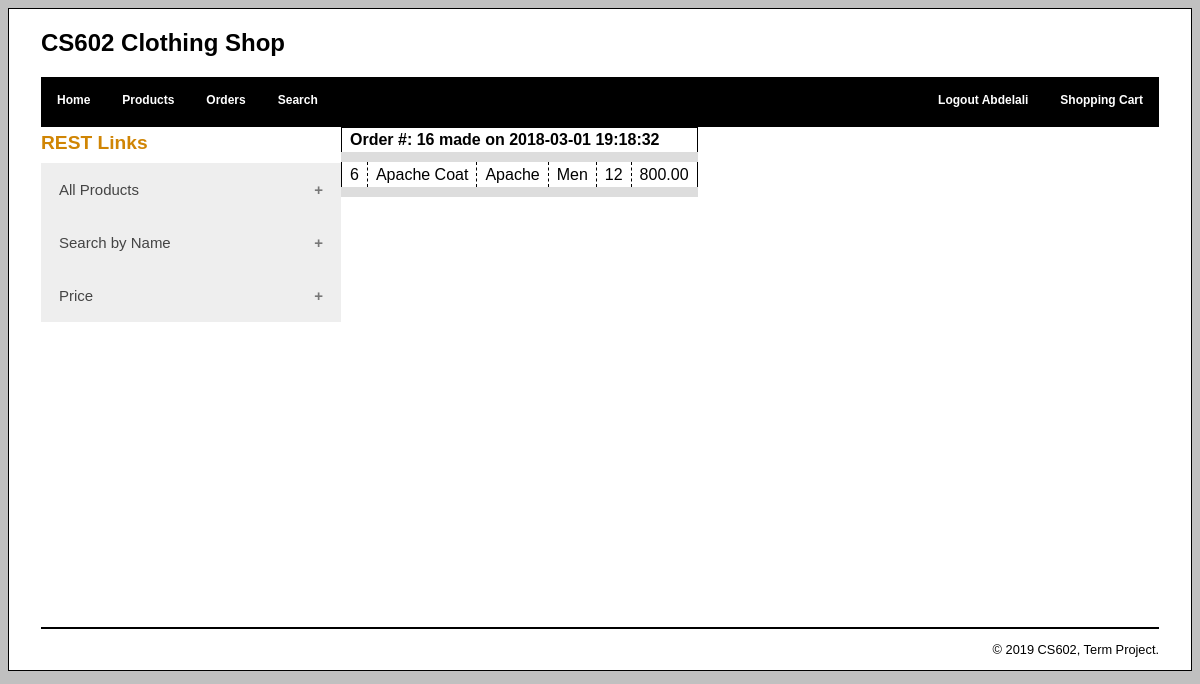
/project/orders.php (signed in), run on the app's committed database.
### tables this page shows
CREATE TABLE `orders` (
  `orderID` int(11) NOT NULL,
  `customerID` int(11) NOT NULL,
  `orderDate` timestamp NOT NULL DEFAULT CURRENT_TIMESTAMP
);

CREATE TABLE `order_items` (
  `orderID` int(11) NOT NULL,
  `ProductID` int(11) NOT NULL,
  `quantity` int(11) NOT NULL,
  `price` decimal(10,2) NOT NULL
);

CREATE TABLE `products` (
  `productID` int(11) NOT NULL,
  `productName` varchar(25) NOT NULL,
  `productDescription` varchar(255) NOT NULL,
  `productCategory` int(11) NOT NULL,
  `productBrand` int(11) NOT NULL,
  `productClothing` int(11) NOT NULL,
  `productQuantity` int(11) NOT NULL,
  `productPrice` decimal(10,2) NOT NULL,
  `productPicture` varchar(50) NOT NULL
);

CREATE TABLE `brands` (
  `brandID` int(11) NOT NULL,
  `brandName` varchar(50) NOT NULL
);

CREATE TABLE `clothing` (
  `clothingID` int(11) NOT NULL,
  `clothingName` varchar(50) NOT NULL
);

### project/orders.php (called while the page is built, shortened)
<?php
include_once('view/header.php');
include_once('view/sidebar.php');
include_once('view/orders_view.php');
include('view/footer.php');
 ?>

### project/model/orders_db.php (called while the page is built, shortened)
<?php
class OrderDB {
public static function getOrders($customerID) {
    $db = Database::getDB();
    try {
    $query = 'SELECT * FROM orders WHERE customerID = :customer_id';
    $statement = $db->prepare($query);
    $statement->bindValue(':customer_id', $customerID);
    $statement->execute();
    $orders = $statement->fetchAll();
    return $orders;
    }
    catch (PDOException $e) {
        $error_message = $e->getMessage();
    }
}
public static function getOrderItems($orderID) {
    $db = Database::getDB();
    try {
    	$query = 'SELECT * FROM order_items o
                  INNER JOIN products p ON o.productID = p.productID
                  INNER JOIN brands b ON p.productBrand = b.brandID
                  INNER JOIN clothing g ON p.productClothing = g.clothingID
                  WHERE  o.orderID = :order_id';
    $statement = $db->prepare($query);
    $statement->bindValue(':order_id', $orderID);
    $statement->execute();
    $orderItems = $statement->fetchAll();
    return $orderItems;
    }
    catch (PDOException $e) {
        $error_message = $e->getMessage();
    }
}
}
?>

### project/controller/get_orders.php (called while the page is built)
<?php
include_once('./model/orders_db.php');
$orders = OrderDB::getOrders($_SESSION['customerID']);
 ?>

### project/controller/get_order_items.php (called while the page is built)
<?php
$orderItems = OrderDB::getOrderItems($order['orderID']);
 ?>

### project/view/orders_view.php (the view, shortened to what this page needs)
<main>
    <aside>
        <nav>
            <?php include_once('view/left_side_menu.php'); ?>
    </nav>
</aside>
<section>
    <div id="order-main">
        <?php
            include('controller/get_orders.php');?>
            <table>
<?php
            foreach($orders as $order) {
            	include_once('controller/get_order_items.php'); ?>
            	<tr>
    				<th colspan="6">Order #: <?php echo $order['orderID']. " made on " . $order['orderDate'];?></th>
    			</tr>
            	<?php foreach ($orderItems as $orderItem) { ?>
            	<tr>
            	<td><?echo $orderItem['productID'];?></td>
            	<td><?echo $orderItem['productName'];?></td>
            	<td><?echo $orderItem['brandName'];?></td>
            	<td><?echo $orderItem['clothingName'];?></td>
            	<td><?echo $orderItem['quantity'];?></td>
            	<td><?echo $orderItem['price'];?></td>
            	</tr>
            	<?php
            }
        } ?>
            </table>
    </div>
</section>
</main>

### project/css/main.css (style rules this page uses)
html { background-color: rgb(192, 192, 192); }
body { font-family: Arial, Helvetica, sans-serif; padding: 0 2em; background-color: white; border: 1px solid black; height: 100%; }
main { min-height: 500px; }
aside { float: left; width: 150px; }
section { float: left; width: 700px; }
table { border: 1px solid black; border-collapse: collapse; margin-bottom: 1em; }
td, th { border: 1px dashed black; padding: .2em .5em .2em .5em; text-align: left; }
aside { width: 300px; }
th, td { border-bottom: 10px solid #ddd; }

### data on the page
orders: orderID "16", orderDate "2018-03-01 19:18:32"
order_items: products.productID "6", products.productName "Apache Coat", brands.brandName "Apache", clothing.clothingName "Men", quantity "12", price "800.00"

### other printed values
$_SESSION['customerName'] "Abdelali"
